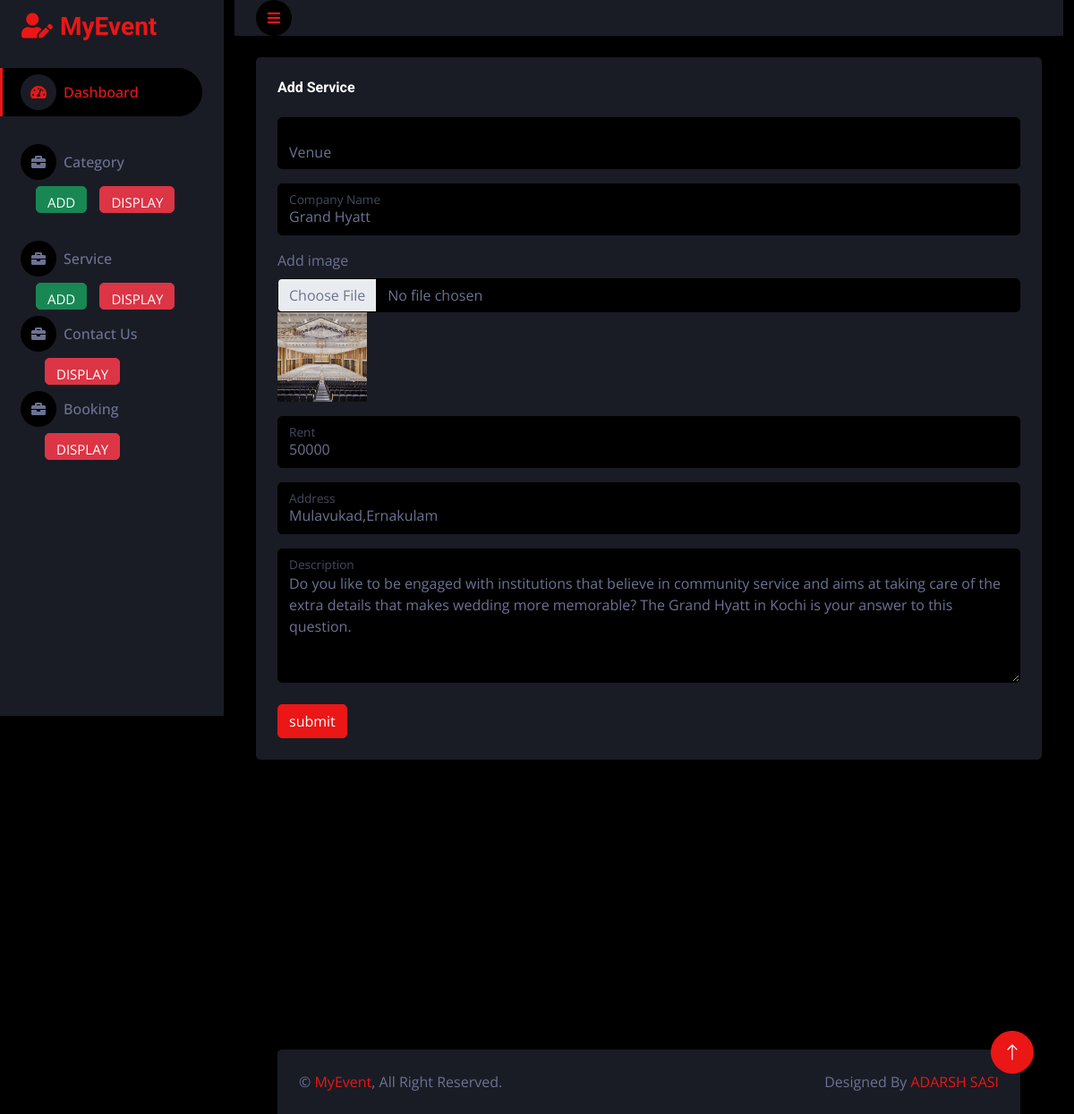
The page /adminapp/service_edit/15 on the database its author committed.
### adminapp/models.py (models this page shows)
class Service(models.Model):
    s_name = models.CharField(max_length=50,null=True,blank=True)
    service_name = models.CharField(max_length=50,null=True,blank=True)
    service_address = models.CharField(max_length=100,null=True,blank=True)
    service_rent = models.IntegerField(null=True,blank=True)
    service_description = models.CharField(max_length=500,null=True,blank=True)
    service_image = models.ImageField(upload_to="service",null=True,blank=True)

### adminapp/views.py (the view)
# urls.py: path('service_edit/<int:dataid>',views.service_edit,name="service_edit"),
def service_edit(req,dataid):
    data=Category.objects.all()
    serv=Service.objects.get(id=dataid)
    return render(req,"service_edit.html",{"data":data,"serv":serv})

### adminapp/templates/service_edit.html (shortened to what this page needs)
<!DOCTYPE html>
{% extends 'index.html' %}
{% block content %}
<html lang="en">
<head>
</head>
<body>
  <div class="row g-4">
  <div class="col-sm-12 col-xl-12">
    <div class="bg-secondary rounded h-100 p-4">
        <h6 class="mb-4">Add Service</h6>
        <form class="forms-sample" method="post" action={% url 'service_update' dataid=serv.id %} enctype="multipart/form-data" >
            <div class="form-floating mb-3">
                <select name="c_name" class="form-control" style="background-color:black">
                <option value="">{{serv.s_name}}</option>
                </select>
             </div>
        <div class="form-floating mb-3">
            <input type="text" class="form-control" id="floatingInput" placeholder="Venue Name" name="comp_name" value="{{serv.service_name}}">
            <label for="floatingInput">Company Name</label>
        </div>
        <div class="mb-3">
          <label for="formFile" class="form-label">Add image</label>
          <input class="form-control bg-dark" type="file" id="formFile" name="comp_image" >
          <img src="{{serv.service_image.url}}" style="width:100px;height:100px;">
        </div>
        <div class="form-floating mb-3">
            <input type="text" class="form-control" id="floatingInput" placeholder="Rent" name="comp_rent" value="{{serv.service_rent}}">
            <label for="floatingInput">Rent</label>
        </div>
        <div class="form-floating mb-3">
            <input type="text" class="form-control" id="floatingInput" placeholder="address" name="comp_address" value="{{serv.service_address}}">
            <label for="floatingInput">Address</label>
        </div>
        <div class="form-floating">
            <textarea class="form-control" placeholder="Description" id="floatingTextarea" style="height: 150px;" name="comp_description">{{serv.service_description}}</textarea>
            <label for="floatingTextarea">Description</label>
        </div><br>
        <button type="submit" class="btn btn-primary">submit</button>
        </form>
    </div>
</div>
</div>
</body>
</html>
{% endblock %}

### adminapp/static/css/style.css (style rules this page uses)
:root { --primary: #EB1616; --secondary: #191C24; --light: #6C7293; --dark: #000000; }
.btn { transition: .5s; }

### rows shown on the page
Service: c_name "Venue", comp_name "Grand Hyatt", service_image (picture), comp_rent "50000", comp_address "Mulavukad,Ernakulam", comp_description "Do you like to be engaged with institutions that believe in community service and aims at taking care of the extra details that makes wedding more memorable? The Grand Hyatt in Kochi is your answer to this question."
